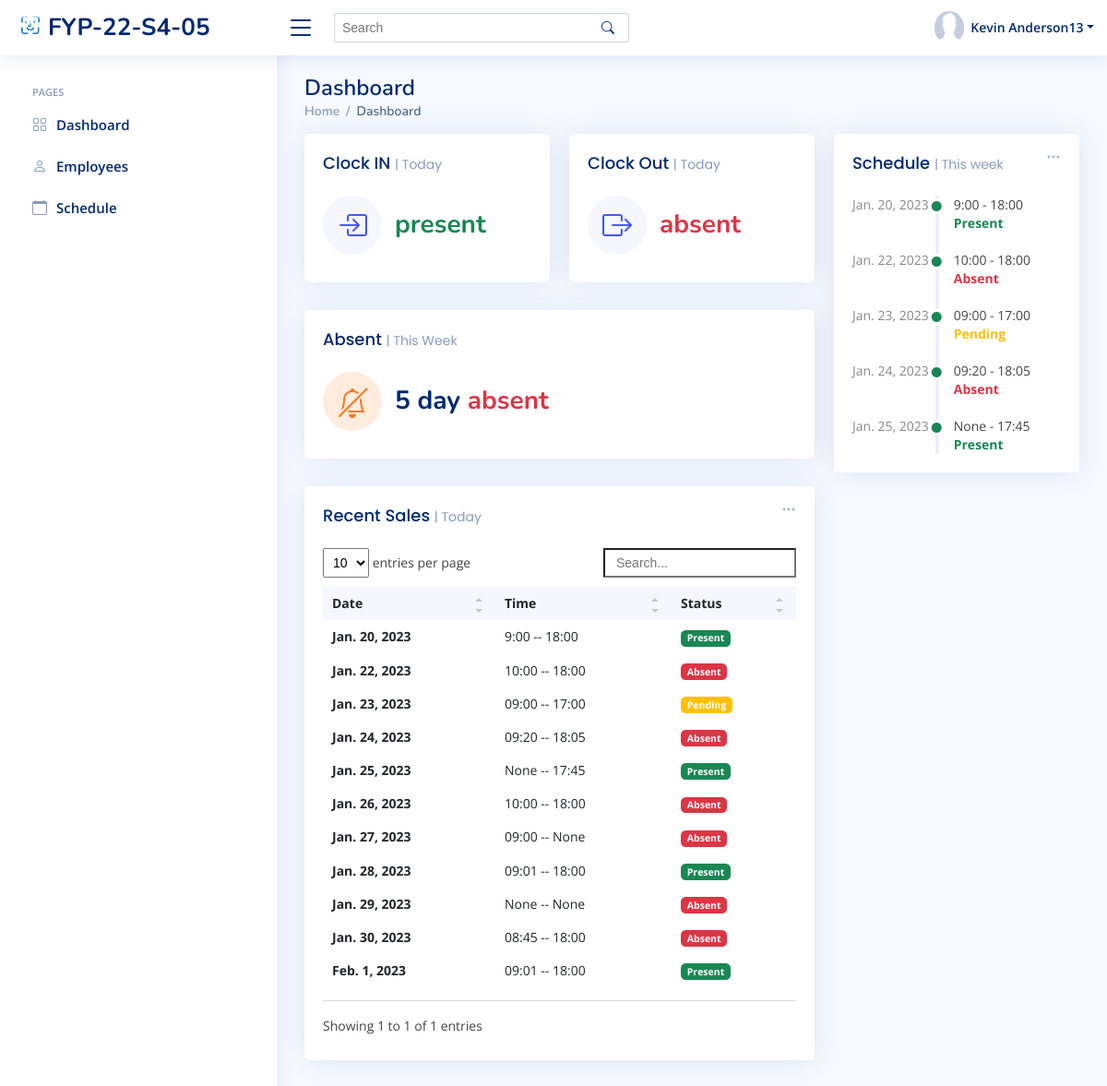
Page /HR/home/ (signed in) on the committed database.
### index/models.py (models this page shows, shortened)
class Employee(models.Model):
	Employee_ID = models.IntegerField(primary_key=True)
	Full_Name = models.CharField(max_length=100)
	Job_Title = models.CharField(max_length=100)
	Phone_Number = models.CharField(max_length=100)
	Email_Address = models.EmailField()
	Role = models.ForeignKey(Role, on_delete=models.CASCADE)
	Profile_Image = models.ImageField(default='profile_pics/default.jpg', upload_to='profile_pics')
	Password = models.CharField(max_length=256)
	Start_Date = models.DateField(auto_now_add=True)

class Attendance(models.Model):
	Attendance_id = models.BigAutoField(primary_key=True)
	Employee_ID = models.ForeignKey(Employee,on_delete=models.DO_NOTHING)
	DateNow = models.DateField(auto_now=True)
	Mark = models.CharField(max_length=100,null=True)
	InTime = models.CharField(max_length=256, null=True, blank=True)
	OutTime = models.CharField(max_length=256,null=True, blank=True)
	LOAN_STATUS = (
		(0, 'Pending'),
		(1, 'Present'),
		(2, 'Absent'),
	)
	status = models.IntegerField(default=0,choices=LOAN_STATUS)
	class Meta:
		db_table = 'Attendance'

### index/views/HR.py (the view)
# urls.py: path('HR/home/', HR.HR_home, name='HR_home'),
def HR_home(request):
	if 'Employee_ID' in request.session:
		currentEmployee = Employee.objects.get(Employee_ID=request.session['Employee_ID'])
		RecentData = Attendance.objects.filter(Employee_ID_id=request.session['Employee_ID'])
		AttendanceData = Attendance.objects.filter(Employee_ID_id= request.session['Employee_ID'])[:5]
		context = {
			'Role' : currentEmployee.Role.Role_ID,
			'Employee_ID' : currentEmployee.Employee_ID,
			'Full_Name' : currentEmployee.Full_Name,
			'Job_Title' : currentEmployee.Job_Title,
			'PFP' : currentEmployee.Profile_Image.url,
			'Redata': RecentData,
			'data':AttendanceData,
		}
		return render(request, 'HR/HR_home.html', context)
	else:
		messages.error(request, 'Please login first')
		return redirect('login')

### templates/HR/HR_home.html (shortened to what this page needs)
{% extends "index/base.html" %}
{% load static %}
{% block content %}
{% include 'HR/HR_base.html'%}
  <main id="main" class="main">
    <div class="pagetitle">
      <h1>Dashboard</h1>
      <nav>
        <ol class="breadcrumb">
          <li class="breadcrumb-item"><a href="{% url 'HR_home' %}">Home</a></li>
          <li class="breadcrumb-item active">Dashboard</li>
        </ol>
      </nav>
    </div>
    <section class="section dashboard">
      <div class="row">
        <div class="col-lg-8">
          <div class="row">
            <div class="col-xxl-4 col-md-6">
              <div class="card info-card sales-card">
                <div class="card-body">
                  <h5 class="card-title">Clock IN <span>| Today</span></h5>
                  <div class="d-flex align-items-center">
                    <div class="card-icon rounded-circle d-flex align-items-center justify-content-center">
                      <i class="bi bi-box-arrow-in-right"></i>
                    </div>
                    <div class="ps-3">
                      <h6 class="text-success">present</h6>
                    </div>
                  </div>
                </div>
              </div>
            </div>
            <div class="col-xxl-4 col-md-6">
              <div class="card info-card sales-card">
                <div class="card-body">
                  <h5 class="card-title">Clock Out <span>| Today</span></h5>
                  <div class="d-flex align-items-center">
                    <div class="card-icon rounded-circle d-flex align-items-center justify-content-center">
                      <i class="bi bi-box-arrow-right"></i>
                    </div>
                    <div class="ps-3">
                      <h6 class="text-danger">absent</h6>
                    </div>
                  </div>
                </div>
              </div>
            </div>
            <div class="col-xxl-4 col-xl-12">
              <div class="card info-card customers-card">
                <div class="card-body">
                  <h5 class="card-title">Absent <span>| This Week</span></h5>
                  <div class="d-flex align-items-center">
                    <div class="card-icon rounded-circle d-flex align-items-center justify-content-center">
                      <i class="bi bi-bell-slash"></i>
                    </div>
                    <div class="ps-3">
                      <h6>5 day <span class="text-danger">absent</span></h6>
                    </div>
                  </div>
                </div>
              </div>
            </div>
            <div class="col-12">
              <div class="card recent-sales overflow-auto">
                <div class="filter">
                  <a class="icon" href="#" data-bs-toggle="dropdown"><i class="bi bi-three-dots"></i></a>
                </div>
                <div class="card-body">
                  <h5 class="card-title">Recent Sales <span>| Today</span></h5>
                  <table class="table table-borderless datatable">
                    <thead>
                      <tr>
                        <th scope="col">Date</th>
                        <th scope="col">Time</th>
                        <th scope="col">Status</th>
                      </tr>
                    </thead>
                      {% for Ad in Redata %}
                    <tbody>
                      <tr>
                        <th scope="row">{{ Ad.DateNow }}</th>
                        <td>{{ Ad.InTime }}   --   {{ Ad.OutTime }}</td>
                          {% if Ad.status == 1 %}
                        <td><span class="badge bg-success">Present</span></td>
                          {% elif  Ad.status == 2 %}
                          <td><span class="badge bg-danger">Absent</span></td>
                          {% else %}
                          <td><span class="badge bg-warning">Pending</span></td>
                          {% endif %}
                      </tr>
                    </tbody>
                      {% endfor %}
                  </table>
                </div>
              </div>
            </div>
          </div>
        </div>
        <div class="col-lg-4">
          <div class="card">
            <div class="filter">
              <a class="icon" href="#" data-bs-toggle="dropdown"><i class="bi bi-three-dots"></i></a>
            </div>
            <div class="card-body">
              <h5 class="card-title">Schedule <span>| This week</span></h5>
              <div class="activity">
                {% for Ad in data %}
                <div class="activity-item d-flex">
                  <div class="activite-label week" >{{ Ad.DateNow}}</div>
                  <i class='bi bi-circle-fill activity-badge text-success align-self-start'></i>
                  <div class="activity-content">
                      {{ Ad.InTime }} - {{ Ad.OutTime }} &#12288;
                        {% if Ad.status == 1 %}
                         <span class="text-success fw-bold">Present</span>
                          {% elif  Ad.status == 2 %}
                           <span class="text-danger fw-bold">Absent</span>
                          {% else %}
                           <span class="text-warning fw-bold">Pending</span>
                          {% endif %}
                  </div>
                </div>
                 {% endfor %}
              </div>
            </div>
          </div>
        </div>
      </div>
    </section>
  </main>
{% endblock content %}

### templates/HR/HR_base.html (shortened to what this page needs)
{% load static %}
  <header id="header" class="header fixed-top d-flex align-items-center">
    <div class="d-flex align-items-center justify-content-between">
      <a href="{% url 'HR_home' %}" class="logo d-flex align-items-center">
        <img src="{% static 'assets/img/logo.png' %}" alt="">
        <span class="d-none d-lg-block">FYP-22-S4-05</span>
      </a>
      <i class="bi bi-list toggle-sidebar-btn"></i>
    </div>
    <div class="search-bar">
      <form class="search-form d-flex align-items-center" method="POST" action="#">
        <input type="text" name="query" placeholder="Search" title="Enter search keyword">
        <button type="submit" title="Search"><i class="bi bi-search"></i></button>
      </form>
    </div>
    <nav class="header-nav ms-auto">
      <ul class="d-flex align-items-center">
        <li class="nav-item dropdown pe-3">
          <a class="nav-link nav-profile d-flex align-items-center pe-0" href="{% url 'HR_Profile' %}" data-bs-toggle="dropdown">
            <img src="{{ PFP }}" alt="" class="rounded-circle">
            <span class="d-none d-md-block dropdown-toggle ps-2">{{ Full_Name }}</span>
          </a>
        </li>
      </ul>
    </nav>
  </header>
  <aside id="sidebar" class="sidebar">
    <ul class="sidebar-nav" id="sidebar-nav">
      <li class="nav-heading">Pages</li>
      <li class="nav-item">
        <a class="nav-link collapsed" href="{%  url 'HR_home' %}">
          <i class="bi bi-grid"></i>
          <span>Dashboard</span>
        </a>
      </li>
      <li class="nav-item">
        <a class="nav-link collapsed" href="{% url 'EmployeesPage' %}">
          <i class="bi bi-person"></i>
          <span>Employees</span>
        </a>
      </li>
      <li class="nav-item">
        <a class="nav-link collapsed" href="{% url 'View_Schedule' %}">
          <i class="bi bi-calendar"></i>
          <span>Schedule</span>
        </a>
      </li>
  </aside>

### rows in the picture
Employee: Full_Name "Kevin Anderson13"
Attendance: DateNow "Jan. 20, 2023", InTime "9:00", OutTime "18:00", status "Present"
Attendance: DateNow "Jan. 22, 2023", InTime "10:00", OutTime "18:00", status "Absent"
Attendance: DateNow "Jan. 23, 2023", InTime "09:00", OutTime "17:00", status "Pending"
Attendance: DateNow "Jan. 24, 2023", InTime "09:20", OutTime "18:05", status "Absent"
Attendance: DateNow "Jan. 25, 2023", InTime "None", OutTime "17:45", status "Present"
Attendance: DateNow "Jan. 26, 2023", InTime "10:00", OutTime "18:00", status "Absent"
Attendance: DateNow "Jan. 27, 2023", InTime "09:00", OutTime "None", status "Absent"
Attendance: DateNow "Jan. 28, 2023", InTime "09:01", OutTime "18:00", status "Present"
Attendance: DateNow "Jan. 29, 2023", InTime "None", OutTime "None", status "Absent"
Attendance: DateNow "Jan. 30, 2023", InTime "08:45", OutTime "18:00", status "Absent"
Attendance: DateNow "Feb. 1, 2023", InTime "09:01", OutTime "18:00", status "Present"
